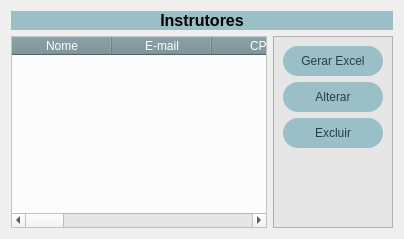
                <widget class="QWidget" name="tab_8">
                 <attribute name="title">
                  <string>Instrutor</string>
                 </attribute>
                 <layout class="QVBoxLayout" name="verticalLayout_21">
                  <item>
                   <widget class="QLabel" name="label_15">
                    <property name="autoFillBackground">
                     <bool>false</bool>
                    </property>
                    <property name="styleSheet">
                     <string notr="true">background-color: rgb(155, 191, 199);</string>
                    </property>
                    <property name="text">
                     <string>&lt;html&gt;&lt;head/&gt;&lt;body&gt;&lt;p align=&quot;center&quot;&gt;&lt;span style=&quot; font-size:12pt; font-weight:600;&quot;&gt;Instrutores&lt;/span&gt;&lt;/p&gt;&lt;/body&gt;&lt;/html&gt;</string>
                    </property>
                   </widget>
                  </item>
                  <item>
                   <layout class="QHBoxLayout" name="horizontalLayout_8">
                    <item>
                     <widget class="QTableWidget" name="tableWidget_4">
                      <property name="styleSheet">
                       <string notr="true">QHeaderView::section {

	background-color: rgb(115, 142, 148);
	color: rgb(255,255,255);
	font: 10pt &quot;MS Shel  Dlg 2&quot;;

}


QTableWidget{
	
background-color: rgb(252, 252, 252);

}</string>
                      </property>
                      <column>
                       <property name="text">
                        <string>Nome</string>
                       </property>
                      </column>
                      <column>
                       <property name="text">
                        <string>E-mail</string>
                       </property>
                      </column>
                      <column>
                       <property name="text">
                        <string>CPF</string>
                       </property>
                      </column>
                      <column>
                       <property name="text">
                        <string>Data nascimento</string>
                       </property>
                      </column>
                      <column>
                       <property name="text">
                        <string>Valor Hora R$</string>
                       </property>
                      </column>
                      <column>
                       <property name="text">
                        <string>Telefone</string>
                       </property>
                      </column>
                      <column>
                       <property name="text">
                        <string>CEP</string>
                       </property>
                      </column>
                      <column>
                       <property name="text">
                        <string>Lougradouro</string>
                       </property>
                      </column>
                      <column>
                       <property name="text">
                        <string>Numero</string>
                       </property>
                      </column>
                      <column>
                       <property name="text">
                        <string>Complemento</string>
                       </property>
                      </column>
                      <column>
                       <property name="text">
                        <string>Municipio</string>
                       </property>
                      </column>
                      <column>
                       <property name="text">
                        <string>UF</string>
                       </property>
                      </column>
                     </widget>
                    </item>
                    <item>
                     <widget class="QFrame" name="frame_9">
                      <property name="styleSheet">
                       <string notr="true">

QFrame {
	
	background-color: rgb(230,230,230);

}

QPushButton{

	border-radius:15px;
	background-color: rgb(155, 191, 199);
	font: 11 pt &quot;MS Shell Dlg 2&quot;;
	color:  rgb(34, 65, 71);

}</string>
                      </property>
                      <property name="frameShape">
                       <enum>QFrame::StyledPanel</enum>
                      </property>
                      <property name="frameShadow">
                       <enum>QFrame::Raised</enum>
                      </property>
                      <layout class="QVBoxLayout" name="verticalLayout_20">
                       <item>
                        <widget class="QPushButton" name="btn_excel_4">
                         <property name="minimumSize">
                          <size>
                           <width>100</width>
                           <height>30</height>
                          </size>
                         </property>
                         <property name="cursor">
                          <cursorShape>PointingHandCursor</cursorShape>
                         </property>
                         <property name="styleSheet">
                          <string notr="true">QPushButton:hover{

	color: rgb(255,255,255);
	background-color: rgb(49,147,0);


}</string>
                         </property>
                         <property name="text">
                          <string>Gerar Excel</string>
                         </property>
                        </widget>
                       </item>
                       <item>
                        <widget class="QPushButton" name="btn_alterar_4">
                         <property name="minimumSize">
                          <size>
                           <width>100</width>
                           <height>30</height>
                          </size>
                         </property>
                         <property name="cursor">
                          <cursorShape>PointingHandCursor</cursorShape>
                         </property>
                         <property name="styleSheet">
                          <string notr="true">QPushButton:hover{

	color: rgb(255,255,255);
	background-color:rgb(253, 210, 10)


}</string>
                         </property>
                         <property name="text">
                          <string>Alterar</string>
                         </property>
                        </widget>
                       </item>
                       <item>
                        <widget class="QPushButton" name="btn_excluir_4">
                         <property name="minimumSize">
                          <size>
                           <width>100</width>
                           <height>30</height>
                          </size>
                         </property>
                         <property name="cursor">
                          <cursorShape>PointingHandCursor</cursorShape>
                         </property>
                         <property name="styleSheet">
                          <string notr="true">QPushButton:hover{

	color: rgb(255,255,255);
	background-color: rgb(236, 37, 66)


}</string>
                         </property>
                         <property name="text">
                          <string>Excluir</string>
                         </property>
                        </widget>
                       </item>
                       <item>
                        <spacer name="verticalSpacer_8">
                         <property name="orientation">
                          <enum>Qt::Vertical</enum>
                         </property>
                         <property name="sizeHint" stdset="0">
                          <size>
                           <width>20</width>
                           <height>40</height>
                          </size>
                         </property>
                        </spacer>
                       </item>
                      </layout>
                     </widget>
                    </item>
                   </layout>
                  </item>
                 </layout>
                </widget>
